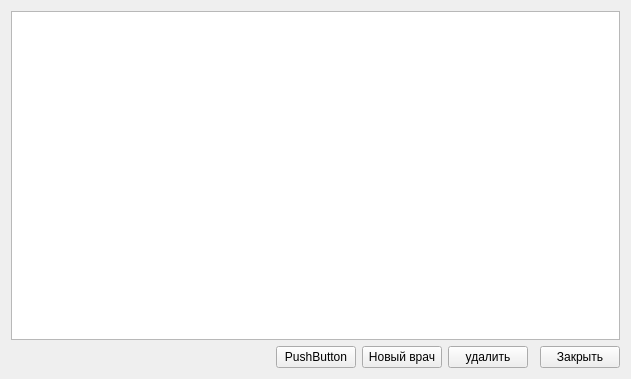
<?xml version="1.0" encoding="UTF-8"?>
<ui version="4.0">
 <class>all_doctors_form</class>
 <widget class="QWidget" name="all_doctors_form">
  <property name="geometry">
   <rect>
    <x>0</x>
    <y>0</y>
    <width>631</width>
    <height>379</height>
   </rect>
  </property>
  <property name="windowTitle">
   <string>Form</string>
  </property>
  <layout class="QGridLayout" name="gridLayout">
   <item row="0" column="0" colspan="7">
    <widget class="QTableWidget" name="doctors_table">
     <property name="verticalScrollBarPolicy">
      <enum>Qt::ScrollBarAsNeeded</enum>
     </property>
     <property name="selectionMode">
      <enum>QAbstractItemView::SingleSelection</enum>
     </property>
     <property name="selectionBehavior">
      <enum>QAbstractItemView::SelectRows</enum>
     </property>
    </widget>
   </item>
   <item row="1" column="6">
    <widget class="QPushButton" name="close_btn">
     <property name="minimumSize">
      <size>
       <width>40</width>
       <height>20</height>
      </size>
     </property>
     <property name="text">
      <string>Закрыть</string>
     </property>
    </widget>
   </item>
   <item row="1" column="1">
    <spacer name="horizontalSpacer">
     <property name="orientation">
      <enum>Qt::Horizontal</enum>
     </property>
     <property name="sizeType">
      <enum>QSizePolicy::MinimumExpanding</enum>
     </property>
     <property name="sizeHint" stdset="0">
      <size>
       <width>40</width>
       <height>20</height>
      </size>
     </property>
    </spacer>
   </item>
   <item row="1" column="4">
    <widget class="QPushButton" name="del_doctor_btn">
     <property name="minimumSize">
      <size>
       <width>40</width>
       <height>20</height>
      </size>
     </property>
     <property name="text">
      <string>удалить</string>
     </property>
    </widget>
   </item>
   <item row="1" column="2">
    <widget class="QPushButton" name="pushButton_3">
     <property name="minimumSize">
      <size>
       <width>40</width>
       <height>20</height>
      </size>
     </property>
     <property name="text">
      <string>PushButton</string>
     </property>
    </widget>
   </item>
   <item row="1" column="3">
    <widget class="QPushButton" name="add_doctor_btn">
     <property name="minimumSize">
      <size>
       <width>40</width>
       <height>20</height>
      </size>
     </property>
     <property name="text">
      <string>Новый врач</string>
     </property>
    </widget>
   </item>
  </layout>
 </widget>
 <resources/>
 <connections>
  <connection>
   <sender>close_btn</sender>
   <signal>clicked()</signal>
   <receiver>all_doctors_form</receiver>
   <slot>close()</slot>
   <hints>
    <hint type="sourcelabel">
     <x>468</x>
     <y>353</y>
    </hint>
    <hint type="destinationlabel">
     <x>371</x>
     <y>242</y>
    </hint>
   </hints>
  </connection>
 </connections>
</ui>
